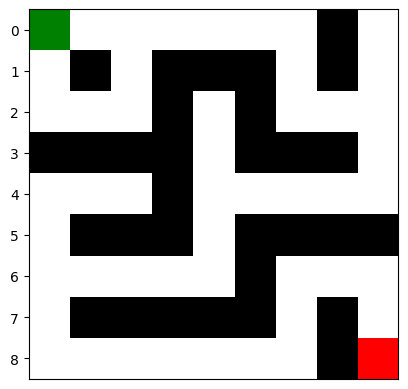
#> input picture Robos_moveis/project/src/images/maze.png, 408 x 389 px
$ python planner.py
#> lines starting #> are read from the running program, lines starting #| are printed output that depends on the picture
import numpy as np
import heapq
import os
import matplotlib.pyplot as plt


class Maze():
    def __init__(self,img_file,start,end,width):
#> called with img_file = 'images/maze.png', start = (1, 0), end = (19, 20), width = 20
        self.img_file=img_file
        self.maze_img=plt.imread(self.img_file)
#> self.maze_img is the input picture: shape (389, 408, 4) float32; mean R, G, B, A 0.648, 0.643, 0.638, 1
        self.maze_img_array = np.asarray(self.maze_img)
        self.maze_grid=self.flatten(self.maze_img_array)
        self.start=start
        self.end=end
        self.obstacles=set()
        self.obstaclesidx=set()
        self.width=width
        self.get_obstacles()

    def show(self):
        image = plt.imread(self.img_file)
        plt.imshow(image)
        plt.plot(self.start[1],self.start[0],'o')
        plt.plot(self.end[1],self.end[0],'x')


    def wall_string(self,x,y):
        return f'\t<wall x="{x}" y="{y}" l1="{self.width}" l2="{self.width}" h="10.00" color="red" angle="0" />\n'

    def place_robot(self,x,y):
        return f'\t<robot type="thymio2" x="{x}" y="{y}" port="33334" angle="-1.57" name="Tim" nodeId="1"/>\n'

    # [4 lines left out: function define_area, not called in this run]

    def flatten(self,np_array):
        return np_array[:,:,0]

    # [17 lines left out: function write_playground, not called in this run]

    def get_obstacles(self):
        for i in range(len(self.maze_grid)):
            for j in range(len(self.maze_grid[0])):
                if(self.maze_grid[i,j]==0):
                    self.obstacles.add((i*self.width,j*self.width))
                    self.obstaclesidx.add((i,j))
#> after the loop, self.obstacles = 55508 items; self.obstaclesidx = 55508 items
        return self.obstaclesidx,self.obstacles

    def isIndexValid(self,point):
        if point[0]>=0 and point[0]<len(self.maze_grid) and point[1]>=0 and point[1]<len(self.maze_grid[0]):
            if point not in self.obstaclesidx:
                return True
            else:
                return False
        else:
            return False

    def isValid(self,point):
        pass
        #if n[0]>=0 and n[0]<len(self.maze_grid) and n[1]>=0 and n[1]<<len(self.maze_grid[0]):
        #    if point not in self.maze.obstaclesidx:
        #        return True


class Planner:
    def __init__(self,maze):
        self.maze=maze

    def neighbors(self,point):
        nei=np.array([[1.0,0],[0,1],[-1,0],[0,-1]],dtype=float)
        neigs=nei+np.array([point[0],point[1]])
        valid_neigs=[]
        for n in neigs:
            if self.maze.isIndexValid(tuple(n)):
                valid_neigs.append(tuple(n))
        return valid_neigs

    def heuristic(self,p1,p2):
        return 0

    def plot_path(self,path):
        X, Y = map(list, zip(*path))
        plt.plot(Y,X)
        plt.plot(Y[0],X[0],'o')
        plt.plot(Y[-1],X[-1],'x')

    def a_star(self):
        self.path=[]
        self.frontier=[]
        self.visited=set()
        self.came_from={}
        self.iters=0

        if not (p.maze.isIndexValid(p.maze.start) and p.maze.isIndexValid(p.maze.end)):
            print('Invalid start or end')
            return
            # Initialize Heap
        c_s=0
        cur=self.maze.start
        heapq.heappush(self.frontier,(c_s+self.heuristic(cur,self.maze.end),cur))
        self.visited.add(cur)

        while(self.frontier and cur[1]!=self.maze.end):
            c_s+=1
            # Get next item in frontier
            cur=heapq.heappop(self.frontier)
            for n in self.neighbors(cur[1]):
                # Push neighbours into the frontier Heap
                if n not in self.visited:
                    heapq.heappush(self.frontier,(c_s+self.heuristic(cur[1],self.maze.end),n))
                    self.visited.add(n)
                    self.came_from[n]=cur[1]
                    self.iters+=1

                    #Start from the end and go back until start is reached
        cur = self.maze.end
        while cur!=self.maze.start:
            self.path.append(cur)
            cur=self.came_from[cur]
        self.path.append(cur)
        self.path.reverse()
        return self.path

    # [53 lines left out: function a_star_v2, not called in this run]

m= Maze('images/maze.png',start=(1,0),end=(19,20),width=20)
#m.write_playground()
p=Planner(m)
p.maze.show()

path=p.a_star()
if path:
    print(f'Iterations: {p.iters}')
    p.plot_path(path)
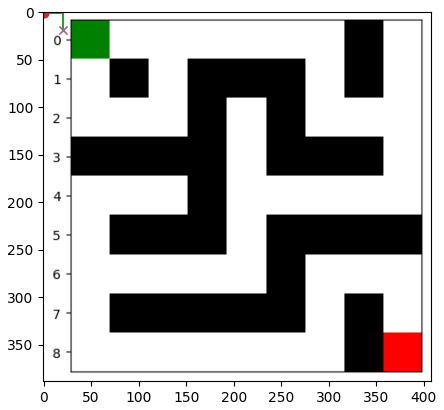
#> figure drawn by matplotlib, 1 panel
